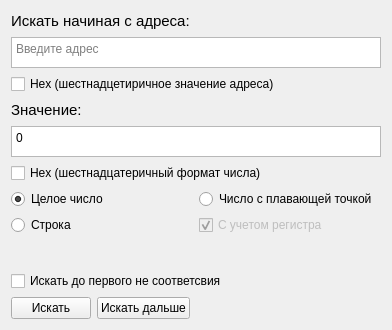
<?xml version="1.0" encoding="UTF-8"?>
<ui version="4.0">
 <class>SearchForm</class>
 <widget class="QWidget" name="SearchForm">
  <property name="geometry">
   <rect>
    <x>0</x>
    <y>0</y>
    <width>392</width>
    <height>330</height>
   </rect>
  </property>
  <property name="sizePolicy">
   <sizepolicy hsizetype="Fixed" vsizetype="Fixed">
    <horstretch>0</horstretch>
    <verstretch>0</verstretch>
   </sizepolicy>
  </property>
  <property name="minimumSize">
   <size>
    <width>392</width>
    <height>330</height>
   </size>
  </property>
  <property name="maximumSize">
   <size>
    <width>392</width>
    <height>330</height>
   </size>
  </property>
  <property name="windowTitle">
   <string>Поиск</string>
  </property>
  <layout class="QGridLayout" name="gridLayout">
   <item row="0" column="0">
    <layout class="QVBoxLayout" name="verticalLayout_2">
     <item>
      <layout class="QHBoxLayout" name="horizontalLayout_5">
       <item>
        <widget class="QLabel" name="label">
         <property name="text">
          <string>&lt;html&gt;&lt;head/&gt;&lt;body&gt;&lt;p&gt;&lt;span style=&quot; font-size:11pt;&quot;&gt;Искать начиная с адреса:&lt;/span&gt;&lt;/p&gt;&lt;/body&gt;&lt;/html&gt;</string>
         </property>
        </widget>
       </item>
       <item>
        <spacer name="horizontalSpacer_4">
         <property name="orientation">
          <enum>Qt::Horizontal</enum>
         </property>
         <property name="sizeHint" stdset="0">
          <size>
           <width>40</width>
           <height>20</height>
          </size>
         </property>
        </spacer>
       </item>
      </layout>
     </item>
     <item>
      <widget class="QPlainTextEdit" name="plainTextEdit">
       <property name="maximumSize">
        <size>
         <width>16777215</width>
         <height>31</height>
        </size>
       </property>
       <property name="acceptDrops">
        <bool>false</bool>
       </property>
       <property name="inputMethodHints">
        <set>Qt::ImhFormattedNumbersOnly|Qt::ImhLatinOnly|Qt::ImhUppercaseOnly</set>
       </property>
       <property name="verticalScrollBarPolicy">
        <enum>Qt::ScrollBarAlwaysOff</enum>
       </property>
       <property name="horizontalScrollBarPolicy">
        <enum>Qt::ScrollBarAlwaysOff</enum>
       </property>
       <property name="maximumBlockCount">
        <number>1</number>
       </property>
       <property name="placeholderText">
        <string>Введите адрес</string>
       </property>
      </widget>
     </item>
     <item>
      <widget class="QCheckBox" name="checkBox_3">
       <property name="text">
        <string>Hex (шестнадцетиричное значение адреса)</string>
       </property>
      </widget>
     </item>
     <item>
      <layout class="QHBoxLayout" name="horizontalLayout_4">
       <item>
        <widget class="QLabel" name="label_2">
         <property name="font">
          <font>
           <pointsize>11</pointsize>
          </font>
         </property>
         <property name="text">
          <string>Значение:</string>
         </property>
        </widget>
       </item>
       <item>
        <spacer name="horizontalSpacer_3">
         <property name="orientation">
          <enum>Qt::Horizontal</enum>
         </property>
         <property name="sizeHint" stdset="0">
          <size>
           <width>40</width>
           <height>20</height>
          </size>
         </property>
        </spacer>
       </item>
      </layout>
     </item>
     <item>
      <widget class="QPlainTextEdit" name="plainTextEdit_2">
       <property name="maximumSize">
        <size>
         <width>16777215</width>
         <height>31</height>
        </size>
       </property>
       <property name="inputMethodHints">
        <set>Qt::ImhNone</set>
       </property>
       <property name="verticalScrollBarPolicy">
        <enum>Qt::ScrollBarAlwaysOff</enum>
       </property>
       <property name="horizontalScrollBarPolicy">
        <enum>Qt::ScrollBarAlwaysOff</enum>
       </property>
       <property name="plainText">
        <string>0</string>
       </property>
       <property name="textInteractionFlags">
        <set>Qt::TextEditorInteraction</set>
       </property>
       <property name="maximumBlockCount">
        <number>1</number>
       </property>
       <property name="placeholderText">
        <string/>
       </property>
      </widget>
     </item>
     <item>
      <widget class="QCheckBox" name="checkBox_2">
       <property name="text">
        <string>Hex (шестнадцатеричный формат числа)</string>
       </property>
      </widget>
     </item>
     <item>
      <layout class="QHBoxLayout" name="horizontalLayout_3">
       <item>
        <layout class="QHBoxLayout" name="horizontalLayout">
         <item>
          <widget class="QRadioButton" name="radioButton">
           <property name="text">
            <string>Целое число</string>
           </property>
           <property name="checked">
            <bool>true</bool>
           </property>
          </widget>
         </item>
         <item>
          <widget class="QRadioButton" name="radioButton_3">
           <property name="text">
            <string>Число с плавающей точкой</string>
           </property>
          </widget>
         </item>
        </layout>
       </item>
      </layout>
     </item>
     <item>
      <layout class="QHBoxLayout" name="horizontalLayout_6">
       <item>
        <widget class="QRadioButton" name="radioButton_2">
         <property name="text">
          <string>Строка</string>
         </property>
        </widget>
       </item>
       <item>
        <widget class="QCheckBox" name="checkBox_4">
         <property name="enabled">
          <bool>false</bool>
         </property>
         <property name="text">
          <string>С учетом регистра</string>
         </property>
         <property name="checked">
          <bool>true</bool>
         </property>
        </widget>
       </item>
      </layout>
     </item>
     <item>
      <spacer name="verticalSpacer">
       <property name="orientation">
        <enum>Qt::Vertical</enum>
       </property>
       <property name="sizeHint" stdset="0">
        <size>
         <width>371</width>
         <height>37</height>
        </size>
       </property>
      </spacer>
     </item>
    </layout>
   </item>
   <item row="1" column="0">
    <layout class="QVBoxLayout" name="verticalLayout">
     <item>
      <widget class="QCheckBox" name="checkBox">
       <property name="text">
        <string>Искать до первого не соответсвия </string>
       </property>
      </widget>
     </item>
     <item>
      <layout class="QHBoxLayout" name="horizontalLayout_2">
       <item>
        <widget class="QPushButton" name="pushButton">
         <property name="text">
          <string>Искать</string>
         </property>
        </widget>
       </item>
       <item>
        <widget class="QPushButton" name="pushButton_2">
         <property name="text">
          <string>Искать дальше</string>
         </property>
        </widget>
       </item>
       <item>
        <spacer name="horizontalSpacer">
         <property name="orientation">
          <enum>Qt::Horizontal</enum>
         </property>
         <property name="sizeHint" stdset="0">
          <size>
           <width>40</width>
           <height>20</height>
          </size>
         </property>
        </spacer>
       </item>
      </layout>
     </item>
    </layout>
   </item>
  </layout>
 </widget>
 <resources/>
 <connections/>
</ui>
